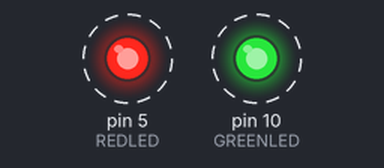
A sketch run on a simulated Arduino Uno, built with avr-gcc and run on an emulated ATmega328P. Parts: output pins drawn as LEDs (lit = HIGH). Dashed ring = blinking.

Above: at 0.5 s.
Timing chart, 0 to 4.6 s (numbered marks = the images above):
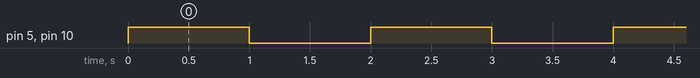

Measured:
- by itself, pin 5 (REDLED), pin 10 (GREENLED): alternates HIGH for 1.0 s and LOW for 1.0 s

The sketch:

analogWrite.ino
```cpp
int REDLED = 5;
int GREENLED = 10;


void setup() {
  // put your setup code here, to run once:

 pinMode(REDLED,OUTPUT);
 pinMode(GREENLED,OUTPUT);


}

void loop() {
  // put your main code here, to run repeatedly:

 analogWrite(REDLED,255);
 analogWrite(GREENLED,255);
 delay(1000);

 analogWrite(REDLED,0);
 analogWrite(GREENLED,0);
 delay(1000);
}
```
